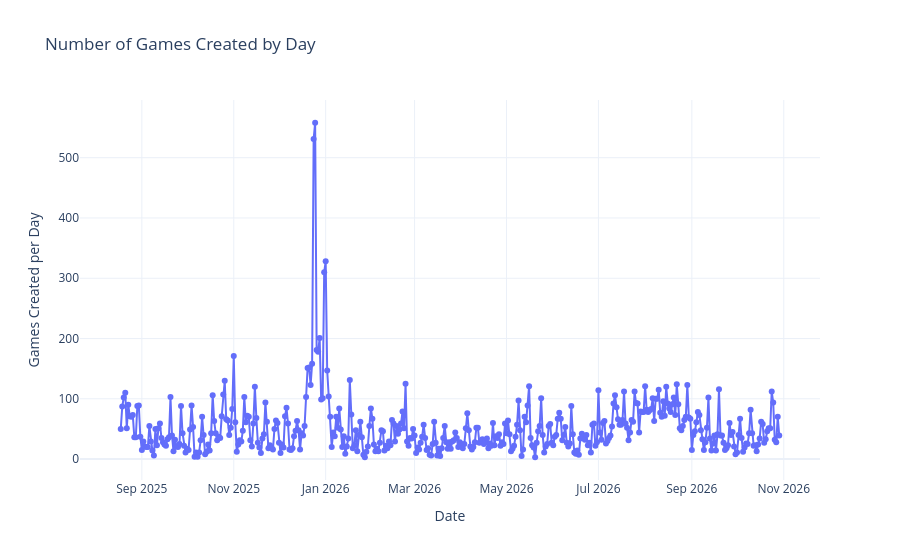

The notebook cell this image was saved under:
### Code cell
# Number of Games Created by Day
from src.plots.games_created_by_day import plot_games_created_by_day
plot_games_created_by_day()

### Figure 1 — Plotly figure (JSON) as saved in the notebook; plotly's stock layout.template omitted (floating-point values rounded to 4 significant figures; data arrays with more than 128 entries replaced by an {"elided": "..."} marker saying what was removed)
{"data": [{"hovertemplate": "day=%{x}<br>games_created=%{y}<extra></extra>", "legendgroup": "", "line": {"color": "#636efa", "dash": "solid"}, "marker": {"symbol": "circle"}, "mode": "lines+markers", "name": "", "orientation": "v", "showlegend": false, "type": "scatter", "x": {"elided": "438 str values"}, "xaxis": "x", "y": {"elided": "438 int values"}, "yaxis": "y"}], "layout": {"legend": {"tracegroupgap": 0}, "title": {"text": "Number of Games Created by Day"}, "xaxis": {"anchor": "y", "domain": [0, 1], "title": {"text": "Date"}}, "yaxis": {"anchor": "x", "domain": [0, 1], "title": {"text": "Games Created per Day"}}}}
